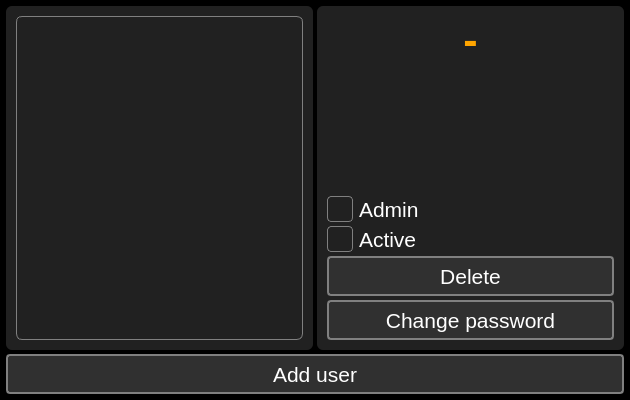
<?xml version="1.0" encoding="UTF-8"?>
<ui version="4.0">
 <class>UserAminDialog</class>
 <widget class="QDialog" name="UserAminDialog">
  <property name="geometry">
   <rect>
    <x>0</x>
    <y>0</y>
    <width>630</width>
    <height>400</height>
   </rect>
  </property>
  <property name="minimumSize">
   <size>
    <width>630</width>
    <height>400</height>
   </size>
  </property>
  <property name="maximumSize">
   <size>
    <width>630</width>
    <height>400</height>
   </size>
  </property>
  <property name="windowTitle">
   <string>Users</string>
  </property>
  <property name="windowIcon">
   <iconset resource="../../resources.qrc">
    <normaloff>:/PNG/IMG/user.png</normaloff>:/PNG/IMG/user.png</iconset>
  </property>
  <property name="styleSheet">
   <string notr="true">QMainWindow{
background-color: #000000;
}

QWidget{
background-color: #000000;
}

QGroupBox{
background-color: #212121;
border: none;
padding: 4px;
border-radius: 6px;
color: white;
}

QPushButton{
background-color: #303030;
border: 2px solid gray;
border-radius: 4px;
color: white;
}
QPushButton:hover{
border-color: white;
}

QLineEdit{
background-color: #303030;
border: 1px solid gray;
border-radius: 4px;
color: white;
}
QLineEdit:focus{
border-color: white;
}

QTextEdit{
background-color: #303030;
border: 1px solid gray;
border-radius: 4px;
color: white;
}
QTextEdit:focus{
border-color: white;
}

QLabel{
color: white;
background: transparent;
}

QListWidget{
background: transparent;
border: 1px solid gray;
border-radius: 6px;
padding: 6px;
}
QListWidget::item{
background-color: rgba(255,255,255,50);
border: none;
color: white;
border-radius: 6px;
padding: 6px;
margin-top: 6px;
}
QListWidget::item:hover{
background-color: rgba(255,255,255,100);
}

QCheckBox{
background: transparent;
color: white;
}
QCheckBox::indicator{
width:24px;
height: 24px;
border: 1px solid gray;
border-radius: 4px;
}
QCheckBox::indicator:hecked{
image: url(:/PNG/IMG/done.png);
}
QCheckBox::indicator:unchecked{
image: none;
}

QTabWidget::pane{
background: transparent;
border: none;
padding: 4px;
border-radius: 6px;
}
QTabBar::tab{
background-color: #303030;
border: 2px solid gray;
border-radius: 4px;
color: white;
padding-left: 6px;
padding-right: 6px;
padding-top: 3px;
padding-bottom: 3px;
margin-left: 2px;
}
QTabBar::tab:hover{
border-color: white;
}
QTabBar::tab:selected{
border-color: white;
}

QScrollBar:vertical {        
border: none;
width:14px;
background-color: #212121;
margin: 0px 0px 0px 0px;
padding-left: 6px;
}
QScrollBar::handle:vertical{
background: gray;
border-radius: 4px;
min-height: 20px;
}
QScrollBar::add-line:vertical {
background-color: #212121;
height: 0px;
subcontrol-position: bottom;
subcontrol-origin: margin;
}
QScrollBar::sub-line:vertical {
background-color: #212121;
height: 0 px;
subcontrol-position: top;
subcontrol-origin: margin;
}
QScrollBar::add-page:vertical{
background-color: #212121;
}
QScrollBar::sub-page:vertical{
background-color: #212121;
}

QScrollBar:horizontal {        
border: none;
height:14px;
background-color: #212121;
margin: 0px 0px 0px 0px;
padding-top: 6px;
}
QScrollBar::handle:horizontal{
background: gray;
border-radius: 4px;
min-width: 20px;
}
QScrollBar::add-line:horizontal {
background-color: #212121;
height: 0px;
subcontrol-position: bottom;
subcontrol-origin: margin;
}
QScrollBar::sub-line:horizontal {
background-color: #212121;
height: 0 px;
subcontrol-position: top;
subcontrol-origin: margin;
}
QScrollBar::add-page:horizontal{
background-color: #212121;
}
QScrollBar::sub-page:horizontal{
background-color: #212121;
}

QComboBox{
background-color: #303030;
border: 1px solid gray;
border-radius: 4px;
color: white;
}
QComboBox QAbstractItemView{
color: white;
background-color: black;
}

QTableView{
background-color: #212121;
border: 1px solid gray;
border-radius: 6px;
color: white;
}

QDoubleSpinBox{
background-color: #303030;
border: 1px solid gray;
border-radius: 4px;
color: white;
}</string>
  </property>
  <layout class="QGridLayout" name="gridLayout">
   <property name="leftMargin">
    <number>6</number>
   </property>
   <property name="topMargin">
    <number>6</number>
   </property>
   <property name="rightMargin">
    <number>6</number>
   </property>
   <property name="bottomMargin">
    <number>6</number>
   </property>
   <property name="spacing">
    <number>4</number>
   </property>
   <item row="0" column="1">
    <widget class="QGroupBox" name="groupBox_2">
     <property name="sizePolicy">
      <sizepolicy hsizetype="MinimumExpanding" vsizetype="Preferred">
       <horstretch>0</horstretch>
       <verstretch>0</verstretch>
      </sizepolicy>
     </property>
     <property name="title">
      <string/>
     </property>
     <layout class="QGridLayout" name="gridLayout_2">
      <property name="leftMargin">
       <number>6</number>
      </property>
      <property name="topMargin">
       <number>6</number>
      </property>
      <property name="rightMargin">
       <number>6</number>
      </property>
      <property name="bottomMargin">
       <number>6</number>
      </property>
      <property name="spacing">
       <number>4</number>
      </property>
      <item row="3" column="0">
       <widget class="QCheckBox" name="checkBox_active">
        <property name="font">
         <font>
          <pointsize>16</pointsize>
         </font>
        </property>
        <property name="focusPolicy">
         <enum>Qt::ClickFocus</enum>
        </property>
        <property name="text">
         <string>Active</string>
        </property>
       </widget>
      </item>
      <item row="0" column="0">
       <widget class="QLabel" name="label_selected_user_login">
        <property name="font">
         <font>
          <pointsize>32</pointsize>
          <bold>true</bold>
         </font>
        </property>
        <property name="styleSheet">
         <string notr="true">color: orange;</string>
        </property>
        <property name="text">
         <string>-</string>
        </property>
        <property name="alignment">
         <set>Qt::AlignCenter</set>
        </property>
       </widget>
      </item>
      <item row="4" column="0">
       <widget class="QPushButton" name="pushButton_remove_user">
        <property name="minimumSize">
         <size>
          <width>0</width>
          <height>40</height>
         </size>
        </property>
        <property name="font">
         <font>
          <pointsize>16</pointsize>
         </font>
        </property>
        <property name="focusPolicy">
         <enum>Qt::ClickFocus</enum>
        </property>
        <property name="text">
         <string>Delete</string>
        </property>
        <property name="icon">
         <iconset resource="../../resources.qrc">
          <normaloff>:/PNG/IMG/delete.png</normaloff>:/PNG/IMG/delete.png</iconset>
        </property>
        <property name="iconSize">
         <size>
          <width>32</width>
          <height>32</height>
         </size>
        </property>
       </widget>
      </item>
      <item row="5" column="0">
       <widget class="QPushButton" name="pushButton_change_password">
        <property name="minimumSize">
         <size>
          <width>0</width>
          <height>40</height>
         </size>
        </property>
        <property name="font">
         <font>
          <pointsize>16</pointsize>
         </font>
        </property>
        <property name="focusPolicy">
         <enum>Qt::ClickFocus</enum>
        </property>
        <property name="text">
         <string>Change password</string>
        </property>
        <property name="icon">
         <iconset resource="../../resources.qrc">
          <normaloff>:/PNG/IMG/password.png</normaloff>:/PNG/IMG/password.png</iconset>
        </property>
        <property name="iconSize">
         <size>
          <width>32</width>
          <height>32</height>
         </size>
        </property>
       </widget>
      </item>
      <item row="2" column="0">
       <widget class="QCheckBox" name="checkBox_admin">
        <property name="font">
         <font>
          <pointsize>16</pointsize>
         </font>
        </property>
        <property name="focusPolicy">
         <enum>Qt::ClickFocus</enum>
        </property>
        <property name="text">
         <string>Admin</string>
        </property>
       </widget>
      </item>
      <item row="1" column="0">
       <spacer name="verticalSpacer">
        <property name="orientation">
         <enum>Qt::Vertical</enum>
        </property>
        <property name="sizeHint" stdset="0">
         <size>
          <width>20</width>
          <height>40</height>
         </size>
        </property>
       </spacer>
      </item>
     </layout>
    </widget>
   </item>
   <item row="0" column="0">
    <widget class="QGroupBox" name="groupBox">
     <property name="sizePolicy">
      <sizepolicy hsizetype="MinimumExpanding" vsizetype="Preferred">
       <horstretch>0</horstretch>
       <verstretch>0</verstretch>
      </sizepolicy>
     </property>
     <property name="title">
      <string/>
     </property>
     <layout class="QGridLayout" name="gridLayout_3">
      <property name="leftMargin">
       <number>6</number>
      </property>
      <property name="topMargin">
       <number>6</number>
      </property>
      <property name="rightMargin">
       <number>6</number>
      </property>
      <property name="bottomMargin">
       <number>6</number>
      </property>
      <property name="spacing">
       <number>4</number>
      </property>
      <item row="0" column="0">
       <widget class="QListWidget" name="listWidget_users">
        <property name="font">
         <font>
          <pointsize>14</pointsize>
         </font>
        </property>
       </widget>
      </item>
     </layout>
    </widget>
   </item>
   <item row="1" column="0" colspan="2">
    <widget class="QPushButton" name="pushButton_add_user">
     <property name="minimumSize">
      <size>
       <width>0</width>
       <height>40</height>
      </size>
     </property>
     <property name="font">
      <font>
       <pointsize>16</pointsize>
      </font>
     </property>
     <property name="focusPolicy">
      <enum>Qt::ClickFocus</enum>
     </property>
     <property name="text">
      <string>Add user</string>
     </property>
     <property name="icon">
      <iconset resource="../../resources.qrc">
       <normaloff>:/PNG/IMG/add.png</normaloff>:/PNG/IMG/add.png</iconset>
     </property>
     <property name="iconSize">
      <size>
       <width>32</width>
       <height>32</height>
      </size>
     </property>
    </widget>
   </item>
  </layout>
 </widget>
 <resources>
  <include location="../../resources.qrc"/>
 </resources>
 <connections/>
</ui>
